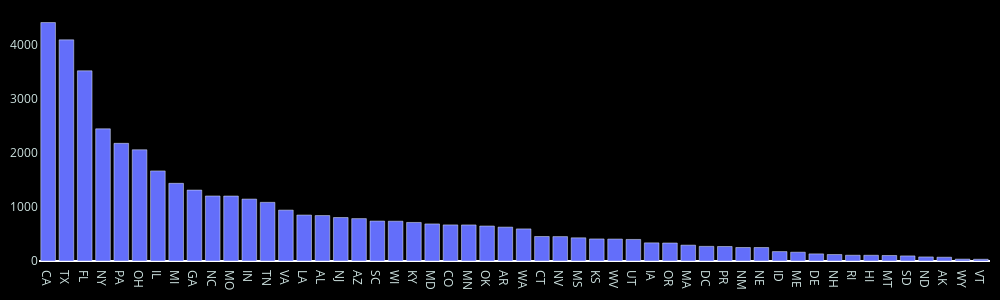

Notebook code cell kept with this figure:
### Code cell
print('Los estados con ocuparon mas camas UCI, 2020: \n' , top05_3.to_markdown() )
linealPlot(df03, 'state', 'total_camas')

### Figure 1 — Plotly figure (JSON) as saved in the notebook; plotly's stock layout.template omitted (floating-point values rounded to 4 significant figures)
{"data": [{"type": "bar", "x": ["CA", "TX", "FL", "NY", "PA", "OH", "IL", "MI", "GA", "NC", "MO", "IN", "TN", "VA", "LA", "AL", "NJ", "AZ", "SC", "WI", "KY", "MD", "CO", "MN", "OK", "AR", "WA", "CT", "NV", "MS", "KS", "WV", "UT", "IA", "OR", "MA", "DC", "PR", "NM", "NE", "ID", "ME", "DE", "NH", "RI", "HI", "MT", "SD", "ND", "AK", "WY", "VT"], "y": [4417.0, 4097.0, 3523.0, 2448.0, 2180.0, 2060.0, 1669.0, 1439.0, 1314.0, 1205.0, 1203.0, 1147.0, 1086.0, 942.9, 851.3, 841.9, 805.5, 785.2, 740.0, 737.3, 714.1, 686.7, 668.6, 668.0, 647.8, 627.6, 594.4, 453.7, 451.9, 429.5, 408.6, 406.4, 399.3, 336.1, 333.5, 293.6, 271.1, 268.6, 250.1, 249.6, 174.6, 163.2, 132.0, 119.9, 106.7, 106.2, 102.1, 94.32, 75.35, 70.28, 35.03, 32.42]}], "layout": {"font": {"color": "#cee3e1"}, "height": 300, "legend": {"bgcolor": "Black", "bordercolor": "LightSteelBlue", "borderwidth": 1, "font": {"color": "LightSteelBlue", "family": "Courier", "size": 12}, "title": {"font": {"family": "Times New Roman"}}, "x": 0.05, "y": 1}, "margin": {"b": 10, "l": 10, "r": 10, "t": 10}, "paper_bgcolor": "black", "plot_bgcolor": "black", "width": 1000, "xaxis": {"linecolor": "rgb(255,255,255)", "showgrid": false, "showline": true}, "yaxis": {"showgrid": false}}}
